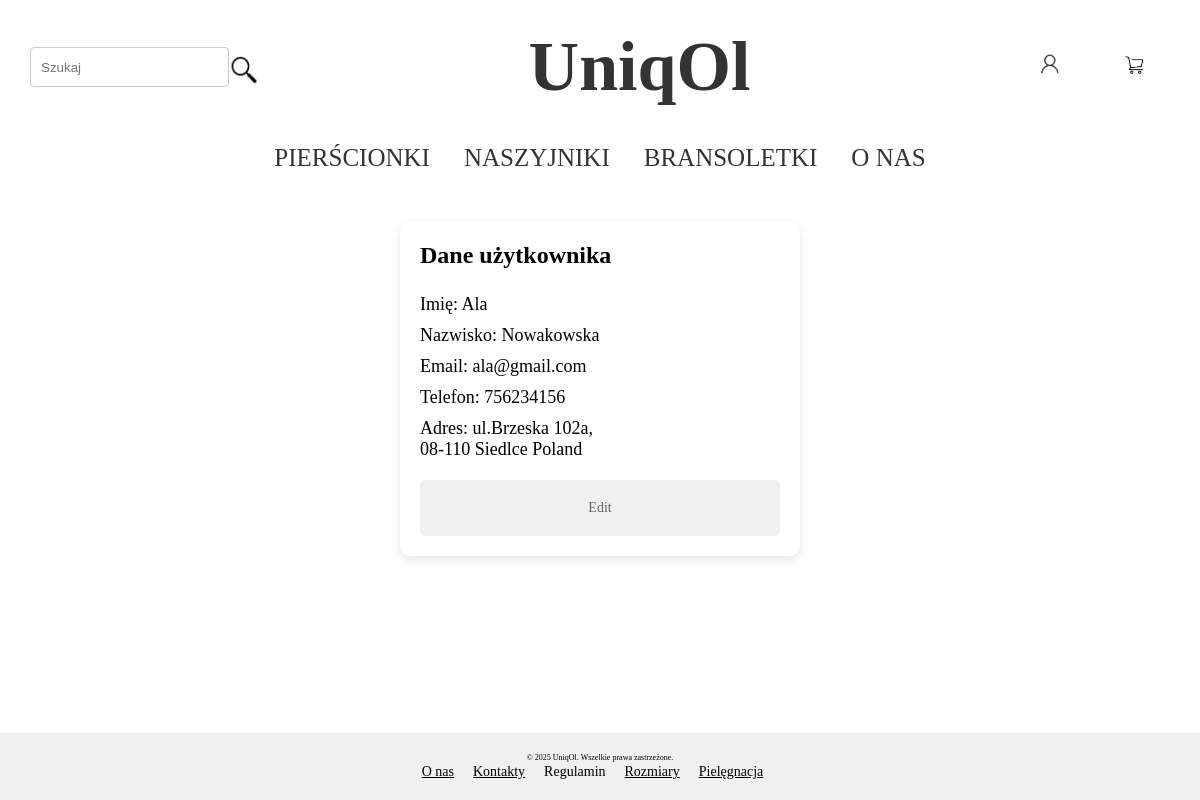
/user/8/ (signed in), run on the app's committed database.
### shop/models.py (models this page shows, shortened)
class Category(models.Model):
    name = models.CharField(max_length=100)

class CustomerUser(AbstractUser, PermissionsMixin):
    username = None
    email = models.EmailField(unique=True)
    first_name = models.CharField(max_length=255, null=True,
                                  validators=[validate_alpha])
    last_name = models.CharField(max_length=255, null=True,
                                 validators=[validate_alpha])
    phone_number = models.CharField(max_length=9, unique=True, null=True,
                                    validators=[validate_phone_numer])
    street = models.CharField(max_length=255, null=True,
                              validators=[validate_street_name])
    house_number = models.CharField(max_length=10, null=True,
                                    validators=[validate_house_number])
    apartment_number = models.CharField(max_length=10, blank=True, null=True,
                                        validators=[validate_digit])
    city = models.CharField(max_length=100, null=True,
                            validators=[validate_alpha])
    postal_code = models.CharField(max_length=6, null=True,
                                   validators=[validate_postal_code])
    country = models.CharField(max_length=100, null=True, default="Poland",
                               validators=[validate_alpha])
    USERNAME_FIELD = "email"
    REQUIRED_FIELDS = []
    @property
    def full_street(self):
        if self.apartment_number:
            return (f"{self.street}  {self.house_number} "
                    f"{self.apartment_number}")
        return f"{self.street}  {self.house_number}"

### shop/views.py (the view)
# urls.py: path('user/<int:pk>/', views.UserDetailsView.as_view(), name='user_details'),
class UserDetailsView(LoginRequiredMixin, DetailView):
    model = CustomerUser
    template_name = 'shop/user.html'
    def get_context_data(self, **kwargs):
        context = super().get_context_data(**kwargs)
        cart = Cart.objects.filter(user=self.request.user).first()
        categories = Category.objects.all()
        context['categories'] = categories
        context['cart'] = cart
        context['hide_menu'] = False
        context['user'] = self.get_object()
        return context

### shop/templates/shop/user.html
{%  extends 'shop/base.html' %}
{% block content %}
<div class="user-details-container">
    {% if user.is_authenticated %}
        <h1>Dane użytkownika</h1>
        <p>Imię: {{user.first_name}}</p>
        <p>Nazwisko: {{user.last_name}}</p>
        <p>Email: {{user.email}}</p>
        <p>Telefon: {{ user.phone_number }}</p>
        <p>Adres: ul.{{user.full_street}}, <br>
            {{user.postal_code}} {{user.city}} {{user.country}}</p>
        <a href="{% url 'update_user' user.pk %}" class="small-button">Edit</a>
    {% else %}
        <p>Proszę się zalogować, aby zobaczyć szczegóły konta.</p>
    {% endif %}
</div>
{% endblock %}

### shop/templates/shop/base.html (shortened to what this page needs)
<!DOCTYPE html>
{% load static %}
<html lang="en">
<head>
    <link rel="stylesheet" href="{% static 'shop/css/base.css' %}">
</head>
<body>
    <header class ="header-container">
        <div class="search-container">
            <form action="{% url 'search' %}" method="post">
                <input type="text" name="search" placeholder="Szukaj" required>
                <button type="submit" class="search-button">
                    <img src="{% static 'shop/img/search.png' %}" alt="Szukaj">
                </button>
            </form>
        </div>
        <div class="logo-container">
            <a href="{% url 'main_view' %}">
                <h1>UniqOl</h1>
            </a>
        </div>
        <div class="auth-cart-container">
            <div class="cart-container">
                {% if user.is_authenticated and cart%}
                <a href="{% url 'cart_details' cart.pk %}">
                    <img src="{% static 'shop/img/cart-ikon.png' %}" alt="Cart">
                </a>
                {% else %}
                    <a href="{% url 'login_view' %}">
                        <img src="{% static 'shop/img/cart-ikon.png' %}" alt="Cart">
                    </a>
                {% endif %}
            </div>
            <div class="login-container">
                {% if user.is_authenticated %}
                <div class="user-dropdown">
                    <a href="javascript:void(0)">
                        <img src="{% static 'shop/img/login-ikon.png' %}" alt="User">
                    </a>
                </div>
                {% else %}
                    <a href="{% url 'login_view' %}">
                        <img src="{% static 'shop/img/login-ikon.png' %}" alt="User">
                    </a>
                {% endif %}
            </div>
        </div>
</header>
    <nav class="categories-menu">
    <ul>
        {% for category in categories %}
            <li><a href="{% url 'products_list' category.pk %}">{{ category.name }}</a></li>
        {% endfor %}
            <li><a href="{% url 'about_us' %}">O NAS</a></li>
    </ul>
    </nav>
    <main>
    {% block content %}
    {% endblock %}
    </main>
<footer>
            <p>&copy; 2025 UniqOl. Wszelkie prawa zastrzeżone.</p>
        <div id="footer-links">
            <ul>
                <li><a href="{% url 'about_us' %}">O nas</a></li>
                <li><a href="{% url 'contact' %}">Kontakty</a></li>
                <li>Regulamin</li>
                <li><a href="{% url 'sizes' %}">Rozmiary</a></li>
                <li><a href="{% url 'care' %}">Pielęgnacja</a></li>
            </ul>
        </div>
</footer>
</body>
</html>

### static/shop/css/base.css (style rules this page uses)
* { margin: 0; padding: 0; box-sizing: border-box; }
html, body { font-family: Times New Roman,sans-serif; height: 100%; display: flex; flex-direction: column; }
main { font-family: Times New Roman,sans-serif; flex: 1; }
footer { font-family: Times New Roman,sans-serif; margin-top: auto; }
footer li { color: black; }
footer a { color: black; }
.header-container { display: flex; justify-content: space-between; align-items: center; padding: 10px; margin-left: 20px; }
.search-container form { display: flex; flex: 1; align-items: center; justify-content: center; width: 100%; }
.search-container input[type="text"] { padding: 10px; border: 1px solid #ccc; border-radius: 4px; flex: 1; height: 40px; line-height: 1.5; }
.search-container .search-button { display: flex; background: none; border: none; cursor: pointer; height: 40px; padding: 0; }
.search-container .search-button img { width: 30px; height: 30px; vertical-align: middle; }
.logo-container { flex-grow: 1; text-align: center; }
.logo-container h1 { font-family: fantasy; font-size: 70px; margin: 0; color: #333; text-decoration: none; }
.logo-container a { text-decoration: none; color: #333; }
.auth-cart-container { display: flex; align-items: center; justify-content: flex-end; flex-direction: row-reverse; }
.auth-cart-container a { margin-left: 15px; }
.cart-container { margin-right: 20px; }
.cart-container img, .user-dropdown img { width: 30px; height: 30px; object-fit: contain; display: inline-block; }
.auth-cart-container .login-container img { width: 30px; height: 30px; object-fit: contain; }
.auth-cart-container .cart-container img { width: 30px; height: 30px; object-fit: contain; }
.user-dropdown { position: relative; display: inline-block; }
.categories-menu { display: flex; justify-content: center; padding: 10px 0 ; }
.categories-menu ul { list-style-type: none; padding: 0; margin: 0; }
.categories-menu ul li { display: inline-block; margin: 0 15px; }
.categories-menu ul li a { text-decoration: none; color: #333; font-size: 25px; }
footer { background-color: #f0f0f0; padding: 20px; text-align: center; }
footer p { font-size: 8px !important; }
#footer-links ul { list-style-type: none; padding: 0; }
#footer-links ul li { display: inline; margin-right: 15px; font-size: 14px; }
button { background-color: #666666; color: white; padding: 12px 17px; font-size: 16px; border: none; border-radius: 5px; cursor: pointer; margin-top: 15px; }
.user-details-container { display: flex; justify-content: right; flex-direction: column; padding: 20px; border-radius: 10px; width: 100%; max-width: 400px; margin: 0 auto; box-shadow: 0 4px 10px rgba(0, 0, 0, 0.1); }
.user-details-container h1 { font-size: 24px; color: black; margin-bottom: 20px; }
.user-details-container p { font-size: 18px; color: black; margin: 5px 0; }
.user-details-container a { margin-top: 15px; color: #666666; text-decoration: none; }
.small-button { display: inline-block; padding: 20px 35px; font-size: 14px; background-color: #f0f0f0; color: black; border: none; border-radius: 5px; text-decoration: none; text-align: center; transition: background-color 0.3s ease; cursor: pointer; }
.cart-container { margin: 20px; padding: 20px; }

### data on the page
Category: name "PIERŚCIONKI"
Category: name "NASZYJNIKI"
Category: name "BRANSOLETKI"
CustomerUser: first_name "Ala", last_name "Nowakowska", email "ala@gmail.com", phone_number "756234156", full_street "Brzeska 102a", postal_code "08-110", city "Siedlce", country "Poland"
